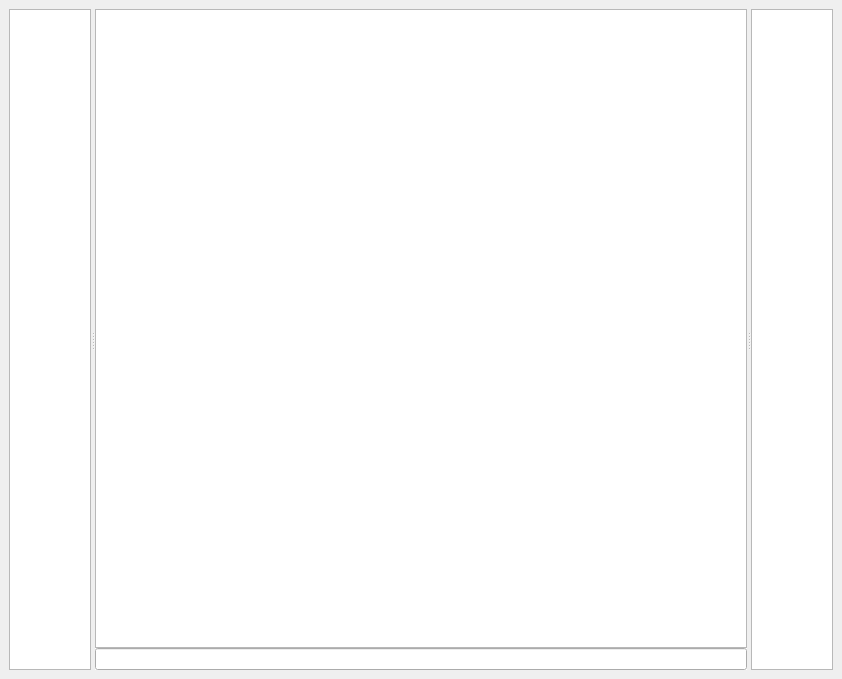
<?xml version="1.0" encoding="UTF-8"?>
<ui version="4.0">
 <class>DockWidget</class>
 <widget class="QDockWidget" name="DockWidget">
  <property name="geometry">
   <rect>
    <x>0</x>
    <y>0</y>
    <width>842</width>
    <height>679</height>
   </rect>
  </property>
  <property name="windowTitle">
   <string>Chat</string>
  </property>
  <widget class="QWidget" name="dockWidgetContents">
   <layout class="QVBoxLayout" name="verticalLayout">
    <item>
     <widget class="QSplitter" name="splitter">
      <property name="orientation">
       <enum>Qt::Horizontal</enum>
      </property>
      <property name="childrenCollapsible">
       <bool>true</bool>
      </property>
      <widget class="QListView" name="room_list">
       <property name="sizePolicy">
        <sizepolicy hsizetype="Preferred" vsizetype="Expanding">
         <horstretch>1</horstretch>
         <verstretch>0</verstretch>
        </sizepolicy>
       </property>
       <property name="editTriggers">
        <set>QAbstractItemView::NoEditTriggers</set>
       </property>
       <property name="showDropIndicator" stdset="0">
        <bool>false</bool>
       </property>
      </widget>
      <widget class="QWidget" name="widget" native="true">
       <property name="sizePolicy">
        <sizepolicy hsizetype="Preferred" vsizetype="Expanding">
         <horstretch>8</horstretch>
         <verstretch>0</verstretch>
        </sizepolicy>
       </property>
       <layout class="QVBoxLayout" name="chat_layout" stretch="0,0">
        <property name="spacing">
         <number>0</number>
        </property>
        <property name="sizeConstraint">
         <enum>QLayout::SetMaximumSize</enum>
        </property>
        <property name="margin">
         <number>0</number>
        </property>
        <item>
         <widget class="QTextEdit" name="chat_view">
          <property name="sizePolicy">
           <sizepolicy hsizetype="Expanding" vsizetype="Expanding">
            <horstretch>0</horstretch>
            <verstretch>0</verstretch>
           </sizepolicy>
          </property>
          <property name="readOnly">
           <bool>true</bool>
          </property>
         </widget>
        </item>
        <item>
         <widget class="QLineEdit" name="chat_input">
          <property name="autoFillBackground">
           <bool>true</bool>
          </property>
         </widget>
        </item>
       </layout>
      </widget>
      <widget class="QListView" name="user_list">
       <property name="sizePolicy">
        <sizepolicy hsizetype="Preferred" vsizetype="Expanding">
         <horstretch>1</horstretch>
         <verstretch>0</verstretch>
        </sizepolicy>
       </property>
      </widget>
     </widget>
    </item>
   </layout>
  </widget>
 </widget>
 <resources/>
 <connections/>
</ui>
